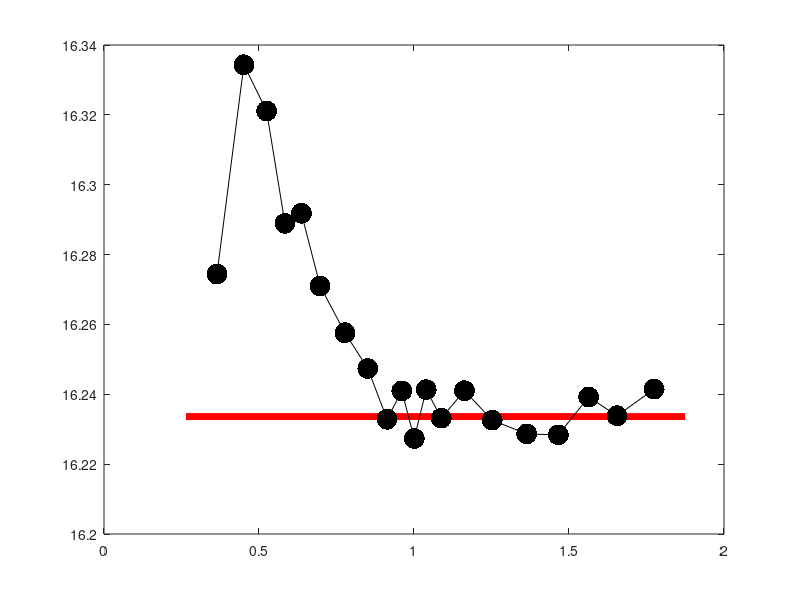

Recreate this plot in MATLAB. (Note: this script raises an error after producing the figure.)
clear

T_bar = 16.233624025276129; % from flux

figure

coordinates = load('isophase_init_conds.txt');
r = sqrt(coordinates(:,1).^2 + coordinates(:,2).^2);

plot([min(r)-0.1 max(r)+0.1], [T_bar T_bar], 'r-', 'LineWidth', 5)
hold on

load isophase_data.mat

plot(r, means_all, 'k.-', 'MarkerSize', 45)
% errorbar(r, means_all, se_all,  'k', 'LineWidth', 10)

coordinates = load('spoke_init_conds.txt');
r = sqrt(coordinates(:,1).^2 + coordinates(:,2).^2);
load spoke_data.mat

plot(r, means_all, 'ksq-', 'MarkerSize', 15, 'MarkerFaceColor', 'k')
% errorbar(r, means_all, se_all,  'k', 'LineWidth', 10)
axis([min(r)-0.1 max(r)+0.1 8 17])
axis square
grid on
x = xlabel('Radial distance from origin r');
y = ylabel('Mean first-return time');
set(x,'Interpreter','latex','fontsize',20)
set(y,'Interpreter','latex','fontsize',20)
set(gca, 'FontSize', 20)

h = legend('Mean period $$\overline{T}$$', 'Isophase', 'Spoke', 'location', 'SouthEast');
set(h,'Interpreter','latex','fontsize',15)

print('-depsc', 'het-compare')

